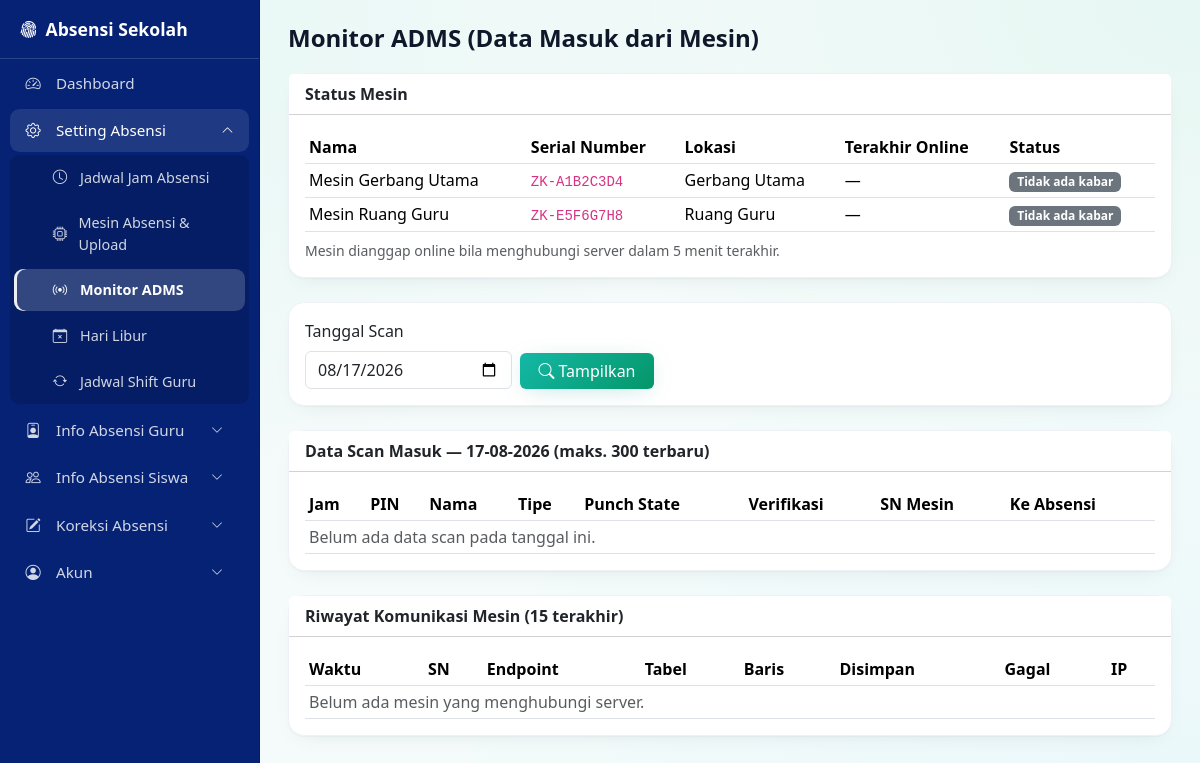
/adms_monitor.php (signed in), run on the app's committed database.
### tables this page shows
CREATE TABLE mesin_absensi (
  id INT AUTO_INCREMENT PRIMARY KEY,
  nama VARCHAR(100) NOT NULL,
  serial_number VARCHAR(50) DEFAULT NULL,
  tipe VARCHAR(50) DEFAULT 'Fingerprint',
  lokasi VARCHAR(100) DEFAULT NULL,
  aktif TINYINT(1) NOT NULL DEFAULT 1,
  last_online DATETIME DEFAULT NULL COMMENT 'waktu terakhir mesin menghubungi server'
);

### config.php (called while the page is built, shortened)
<?php
function e($s): string { return htmlspecialchars((string)$s, ENT_QUOTES, 'UTF-8'); }

### adms_monitor.php (the view, shortened to what this page needs)
<?php
require_once __DIR__ . '/config.php';
$tanggal = $_GET['tanggal'] ?? date('Y-m-d');
$mesinList = $pdo->query('SELECT * FROM mesin_absensi ORDER BY nama')->fetchAll();
$st = $pdo->prepare('SELECT * FROM adms_scan WHERE DATE(waktu) = ? ORDER BY waktu DESC LIMIT 300');
$st->execute([$tanggal]);
$scan = $st->fetchAll();
$log = $pdo->query('SELECT * FROM adms_log ORDER BY id DESC LIMIT 15')->fetchAll();
require_once __DIR__ . '/includes/header.php';
?>
<div class="card card-stat mb-4">
  <div class="card-header bg-white fw-semibold">Status Mesin</div>
  <div class="card-body table-responsive">
    <table class="table table-sm align-middle mb-0">
      <thead><tr><th>Nama</th><th>Serial Number</th><th>Lokasi</th><th>Terakhir Online</th><th>Status</th></tr></thead>
      <tbody>
      <?php foreach ($mesinList as $m):
        $onlineBaru = $m['last_online'] && (time() - strtotime($m['last_online']) < 300); ?>
        <tr>
          <td><?= e($m['nama']) ?></td>
          <td><code><?= e($m['serial_number'] ?: '—') ?></code></td>
          <td><?= e($m['lokasi'] ?: '—') ?></td>
          <td><?= e($m['last_online'] ?: '—') ?></td>
          <td><?= $onlineBaru ? '<span class="badge bg-success">Online</span>' : '<span class="badge bg-secondary">Tidak ada kabar</span>' ?></td>
        </tr>
      <?php endforeach; ?>
      </tbody>
    </table>
    <div class="text-muted small mt-2">Mesin dianggap online bila menghubungi server dalam 5 menit terakhir.</div>
  </div>
</div>
<form class="card card-stat mb-4"><div class="card-body row g-2 align-items-end">
  <div class="col-md-3"><label class="form-label">Tanggal Scan</label><input type="date" class="form-control" name="tanggal" value="<?= e($tanggal) ?>"></div>
  <div class="col-md-2"><button class="btn btn-primary w-100"><i class="bi bi-search me-1"></i>Tampilkan</button></div>
</div></form>
<div class="card card-stat mb-4">
  <div class="card-header bg-white fw-semibold">Data Scan Masuk — <?= e(date('d-m-Y', strtotime($tanggal))) ?> (maks. 300 terbaru)</div>
  <div class="card-body table-responsive">
    <table class="table table-sm table-hover align-middle mb-0">
      <thead><tr><th>Jam</th><th>PIN</th><th>Nama</th><th>Tipe</th><th>Punch State</th><th>Verifikasi</th><th>SN Mesin</th><th>Ke Absensi</th></tr></thead>
      <tbody>
      <?php if (!$scan): ?><tr><td colspan="8" class="text-muted">Belum ada data scan pada tanggal ini.</td></tr><?php endif; ?>
      </tbody>
    </table>
  </div>
</div>
<div class="card card-stat">
  <div class="card-header bg-white fw-semibold">Riwayat Komunikasi Mesin (15 terakhir)</div>
  <div class="card-body table-responsive">
    <table class="table table-sm mb-0">
      <thead><tr><th>Waktu</th><th>SN</th><th>Endpoint</th><th>Tabel</th><th>Baris</th><th>Disimpan</th><th>Gagal</th><th>IP</th></tr></thead>
      <tbody>
      <?php if (!$log): ?><tr><td colspan="8" class="text-muted">Belum ada mesin yang menghubungi server.</td></tr><?php endif; ?>
      </tbody>
    </table>
  </div>
</div>
<?php require_once __DIR__ . '/includes/footer.php'; ?>

### includes/header.php (style rules this page uses)
:root { --sb-w:260px; --sb-bg:#062275; --brand:#14b8a6; --brand-600:#0d9488; --brand-700:#0f766e; --bs-primary:#14b8a6; --bs-primary-rgb:20,184,166; --bs-link-color:#0d9488; --bs-link-color-rgb:13,148,136; --bs-link-hover-color:#0f766e; }
body { font-family:'Plus Jakarta Sans', system-ui, -apple-system, "Segoe UI", sans-serif; color:#1e293b; background-color:#f4fbfa; background-image: radial-gradient(at 0% 0%, rgba(20,184,166,.07) 0, transparent 45%), radial-gradient(at 100% 0%, rgba(16,185,129,.06) 0, transparent 42%), radial-gradient(at 100% 100%, rgba(56,189,248,.05) 0, transparent 45%); background-attachment:fixed; }
.btn-primary { --bs-btn-color:#fff; --bs-btn-hover-color:#fff; --bs-btn-active-color:#fff; border:0; background:linear-gradient(135deg,#14b8a6 0%,#059669 100%); box-shadow:0 4px 24px -8px rgba(13,148,136,.35); }
.card { border:1px solid #eef2f7; border-radius:1rem; box-shadow:0 1px 2px rgba(15,23,42,.04),0 8px 24px -12px rgba(15,23,42,.10); }
.card-stat { transition:box-shadow .25s, transform .25s; }

### data on the page
mesin_absensi: nama "Mesin Gerbang Utama", serial_number "ZK-A1B2C3D4", lokasi "Gerbang Utama", last_online "—", shows "Tidak ada kabar"
mesin_absensi: nama "Mesin Ruang Guru", serial_number "ZK-E5F6G7H8", lokasi "Ruang Guru", last_online "—", shows "Tidak ada kabar"

### other printed values
$dashboard[2] "Dashboard"
$glabel "Setting Absensi"
$label "Jadwal Jam Absensi"
$label "Mesin Absensi & Upload"
$label "Monitor ADMS"
$label "Hari Libur"
$label "Jadwal Shift Guru"
$glabel "Info Absensi Guru"
$glabel "Info Absensi Siswa"
$glabel "Koreksi Absensi"
$glabel "Akun"
$pageTitle "Monitor ADMS (Data Masuk dari Mesin)"
